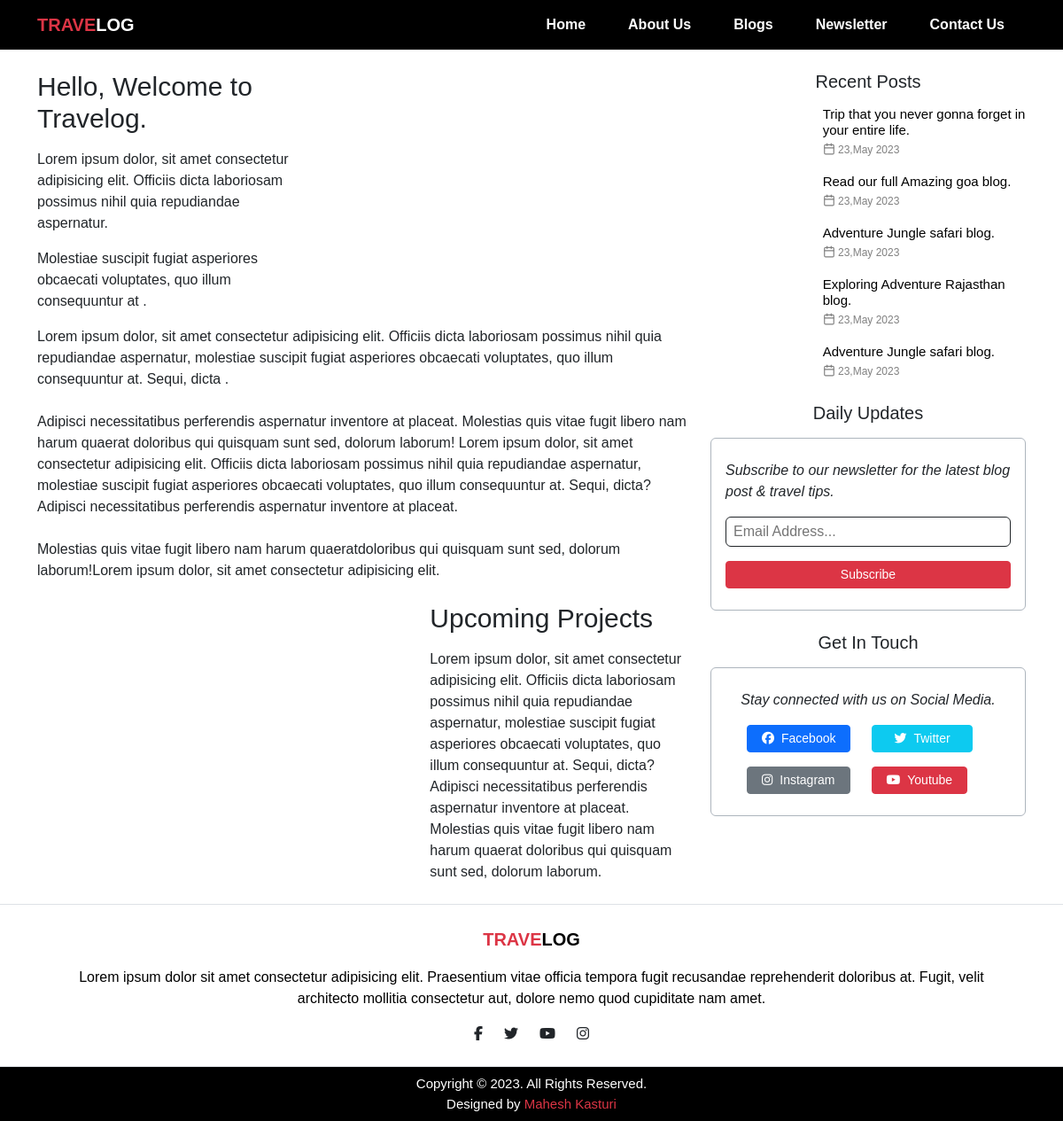
Screenshot of /aboutus/ with the database file from the repository.
### Blogsection/models.py (models this page shows)
class aboutus(models.Model):
    blog_img1 = models.FileField(upload_to="blog-img/",max_length=250,null=None)
    blog_img2 = models.FileField(upload_to="blog-img/",max_length=250,null=None)
    blog_title2 = models.CharField(max_length=100)
    blog_title1 = models.CharField(max_length=100)
    blog_desc1 = HTMLField()
    blog_desc2 = HTMLField()
    blog_desc3 = HTMLField()

### BlogWebsite/views.py (the view)
# urls.py: path('aboutus/',views.about),
def about(request):
      AboutData = aboutus.objects.all()
      data={
            'aboutData':AboutData
      }
      return render(request,"aboutus.html",data)

### templates/aboutus.html (shortened to what this page needs)
{% load static %}
<!DOCTYPE html>
<html lang="en">
<head>
    <link href="https://cdn.jsdelivr.net/npm/bootstrap@5.3.2/dist/css/bootstrap.min.css" rel="stylesheet"
>
</head>
<body>
    {% include "header.html"%}
    <div class="container my-4">
        <div class="row">
            {% for n in aboutData %}
            <div class="col-lg-8">
                <div class="row">
                    <div class="col-lg-5">
                        <h1 class="about-title1">{{n.blog_title1}}</h1>
                        <p>{{n.blog_desc1 | safe}}</p>
                    </div>
                    <div class="col-lg-7  mb-2 mb-lg-0">
                    </div>
                </div>
                <div class="mb-4">
                    {{n.blog_desc2 | safe}}
                </div>
                <div class="row">
                    <div class="col-lg-7 mb-2 mb-lg-0">
                    </div>
                    <div class="col-lg-5">
                        <h1 class="about-title2 mb-3">{{n.blog_title2}}</h1>
                        <div>{{n.blog_desc3 | safe}}</div>
                    </div>
                </div>
            </div>
            {% endfor %}
            <div class="col-lg-4 d-none d-lg-block">
                <div class="row">
                    <div class="col-lg-12 mb-4">
                        <h5 class="text-center mb-3">Recent Posts</h5>
                        <div class="row mb-3">
                            <div class="col-lg-4">
                            </div>
                            <div class="col-lg-8 ">
                                <a href=""  class="text-decoration-none text-black">
                                    <h6 class="m-0 recent_post_head ">Trip that you never gonna forget in your entire
                                        life.
                                    </h6>
                                </a>
                                <span class=" about-img-name">
                                    23,May 2023
                                </span>
                            </div>
                        </div>
                        <div class="row mb-3">
                            <div class="col-lg-4">
                            </div>
                            <div class="col-lg-8 ">
                                <a href=""  class="text-decoration-none text-black">
                                    <h6 class="m-0 recent_post_head">Read our full Amazing goa blog.</h6>
                                </a>
                                <span class=" about-img-name">
                                    23,May 2023
                                </span>
                            </div>
                        </div>
                        <div class="row mb-3">
                            <div class="col-lg-4">
                            </div>
                            <div class="col-lg-8 ">
                                <a href="" class="text-decoration-none text-black">
                                    <h6 class="m-0 recent_post_head">Adventure Jungle safari blog.</h6>
                                </a>
                                <span class=" about-img-name">
                                    23,May 2023
                                </span>
                            </div>
                        </div>
                        <div class="row mb-3">
                            <div class="col-lg-4">
                            </div>
                            <div class="col-lg-8 ">
                                <a href="" class="text-decoration-none text-black">
                                    <h6 class="m-0 recent_post_head">Exploring Adventure Rajasthan blog.</h6>
                                </a>
                                <span class=" about-img-name">
                                    23,May 2023
                                </span>
                            </div>
                        </div>
                        <div class="row">
                            <div class="col-lg-4">
                            </div>
                            <div class="col-lg-8 ">
                                <a href="" class="text-decoration-none text-black">
                                    <h6 class="m-0 recent_post_head">Adventure Jungle safari blog.</h6>
                                </a>
                                <span class=" about-img-name">
                                    23,May 2023
                                </span>
                            </div>
                        </div>
                    </div>
                    <div class="col-lg-12  mb-4">
                        <h5 class="text-center mb-3">Daily Updates</h5>
                        <div class="rounded border border-dark-subtle px-3 py-4">
                            <p class="fst-italic">Subscribe to our newsletter for the latest blog post & travel
                                tips.
                            </p>
                            <form action="" class="mb-3">
                                <input type="email" name="" placeholder="Email Address..." id=""
                                    class=" px-2 py-1 border border-dark rounded" style="width: 100%;">
                            </form>
                            <div class="d-grid ">
                                <button type="submit" class="btn btn-sm btn-danger text-capitalize">Subscribe</button>
                            </div>
                        </div>
                    </div>
                    <div class="col-lg-12 ">
                        <h5 class="text-center mb-3">Get In Touch</h5>
                        <div class="rounded border border-dark-subtle px-3 py-4">
                            <p class="fst-italic text-center">Stay connected with us on Social Media.</p>
                            <div class="d-flex mb-3 px-4 gap-4 ">
                                <a class="btn btn-sm text-capitalize px-3 btn-primary " href="https://facebook.com/"
                                    role="button"><i class="fab fa-facebook me-2 "></i>Facebook</a>
                                <a class="btn  btn-sm px-4 text-white text-capitalize btn-info "
                                    href="https://twitter.com/" role="button"><i
                                        class="fab fa-twitter me-2 "></i>Twitter</a>
                            </div>
                            <div class="d-flex gap-4 px-4 ">
                                <a class="btn btn-sm px-3 text-capitalize btn-secondary " href="https://instagram.com/"
                                    role="button"><i class="fab fa-instagram me-2  "></i>Instagram</a>
                                <a class="btn btn-sm px-3 text-capitalize btn-danger " href="https://youtube.com/"
                                    role="button"><i class="fab fa-youtube me-2 "></i>Youtube</a>
                            </div>
                        </div>
                    </div>
                </div>
            </div>
        </div>
    </div>
    {% include "footer.html"%}
</body>
</html>

### static/style.css (style rules this page uses)
* { margin: 0px; padding: 0px; box-sizing: border-box; font-family: sans-serif; }

### templates/aboutus.html (style rules this page uses)
.about-title1 { font-size: 30px; }
.about-title2 { font-size: 30px; }
.about-img-name { font-size: 12px; color: gray; }
.recent_post_head { font-size: 15px; }

### rows the page displays
aboutus: blog_title1 "Hello, Welcome to Travelog.", blog_desc1 "Lorem ipsum dolor, sit amet consectetur adipisicing elit. Officiis dicta laboriosam possimus nihil quia repudiandae aspernatur. Molestiae suscipit fugiat asperiores obcaecati voluptates, quo illum consequuntur at .", blog_desc2 "Lorem ipsum dolor, sit amet consectetur adipisicing elit. Officiis dicta laboriosam possimus nihil quia repudiandae aspernatur, molestiae suscipit fugiat asperiores obcaecati voluptates, quo illum consequuntur at. Sequi, dicta . Adipisci necessitatibus perferendis aspernatur inventore at placeat. Molestias quis vitae fugit libero nam harum quaerat doloribus qui quisquam sunt sed, dolorum laborum! Lorem ipsum dolor, sit amet consectetur adipisicing elit. Officiis dicta laboriosam possimus nihil quia repudiandae aspernatur, molestiae suscipit fugiat asperiores obcaecati voluptates, quo illum consequuntur at. Sequi, dicta? Adipisci necessitatibus perferendis aspernatur inventore at placeat.…", blog_title2 "Upcoming Projects", blog_desc3 "Lorem ipsum dolor, sit amet consectetur adipisicing elit. Officiis dicta laboriosam possimus nihil quia repudiandae aspernatur, molestiae suscipit fugiat asperiores obcaecati voluptates, quo illum consequuntur at. Sequi, dicta? Adipisci necessitatibus perferendis aspernatur inventore at placeat. Molestias quis vitae fugit libero nam harum quaerat doloribus qui quisquam sunt sed, dolorum laborum."
